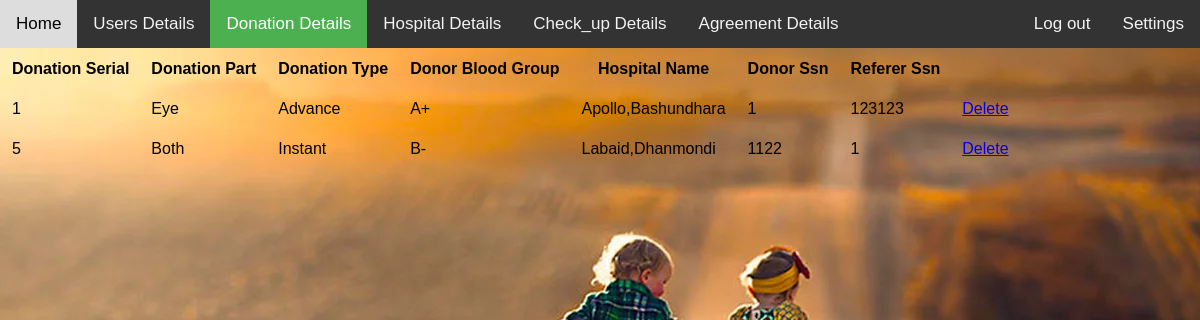
Screenshot of /donation_details.php with the database file from the repository.
### tables this page shows
CREATE TABLE `donation` (
  `DONATION_SERIAL_NO` int(10) NOT NULL,
  `DONATION_PART` varchar(20) NOT NULL,
  `DONATION_TYPE` varchar(20) NOT NULL,
  `DONOR_BLOOD_GROUP` varchar(10) NOT NULL,
  `HOSPITAL_NAME_BRANCH` varchar(20) NOT NULL,
  `DONOR_SSN` varchar(20) NOT NULL,
  `REFERER_SSN` varchar(20) NOT NULL
);

### donation_details.php (the view, shortened to what this page needs)
<!DOCTYPE html>
<html>
<head>
</head>
<body>
<div class="topnav">
  <a  href="home.php?un=1">Home</a>
  <a href="display.php">Users Details</a>
  <a class="active" href="donation_details.php">Donation Details</a>
  <a href="hospital_details.php">Hospital Details</a>
  <a href= "check_up.php">Check_up Details</a>
   <a href= "agreement.php">Agreement Details</a>
  <div class="topnav-right">
    <a href="logout.php"> Log out </a>
    <a href= "settings.php">Settings </a>
  </div>
</div>
</body>
</html>
<?php
$con = mysqli_connect('localhost','root');
mysqli_select_db($con, 'organ_donation');
$qu ="SELECT * FROM donation";
$data = mysqli_query($con,$qu);
$total = mysqli_num_rows($data);
if($total != 0)
{
	?>
<table>
	<tr>
		    <th> Donation Serial </th>
		    <th> Donation Part </th>
		    <th> Donation Type </th>
        <th> Donor Blood Group </th>
        <th> Hospital Name </th>
        <th> Donor Ssn </th>
        <th> Referer Ssn </th>
	</tr>
	<?php
	while($result = mysqli_fetch_assoc($data)){
echo"<tr>
		<td>".$result['DONATION_SERIAL_NO']."</td>
		<td>".$result['DONATION_PART']."</td>
        <td>".$result['DONATION_TYPE']."</td>
        <td>".$result['DONOR_BLOOD_GROUP']."</td>
        <td>".$result['HOSPITAL_NAME_BRANCH']."</td>
        <td>".$result['DONOR_SSN']."</td>
        <td>".$result['REFERER_SSN']."</td>
        <td> <a href='delete1.php?un=$result[DONATION_SERIAL_NO]' onclick='return checkdelete()'> Delete </a> </td>
	</tr>";
	}
}
else
{
echo "no found";
}
?>
</table>

### donation_details.php (style rules this page uses)
body { margin: 0; font-family: Arial, Helvetica, sans-serif; background-image: url("p1.webp"); background-size: cover; }
.topnav { overflow: hidden; background-color: #333; }
.topnav a { float: left; color: #f2f2f2; text-align: center; padding: 14px 16px; text-decoration: none; font-size: 17px; }
.topnav a.active { background-color: #4CAF50; color: white; }
.topnav-right { float: right; }
td { padding: 10px; }
th { padding: 10px; }

### rows the page displays
donation: DONATION_SERIAL_NO "1", DONATION_PART "Eye", DONATION_TYPE "Advance", DONOR_BLOOD_GROUP "A+", HOSPITAL_NAME_BRANCH "Apollo,Bashundhara", DONOR_SSN "1", REFERER_SSN "123123"
donation: DONATION_SERIAL_NO "5", DONATION_PART "Both", DONATION_TYPE "Instant", DONOR_BLOOD_GROUP "B-", HOSPITAL_NAME_BRANCH "Labaid,Dhanmondi", DONOR_SSN "1122", REFERER_SSN "1"
